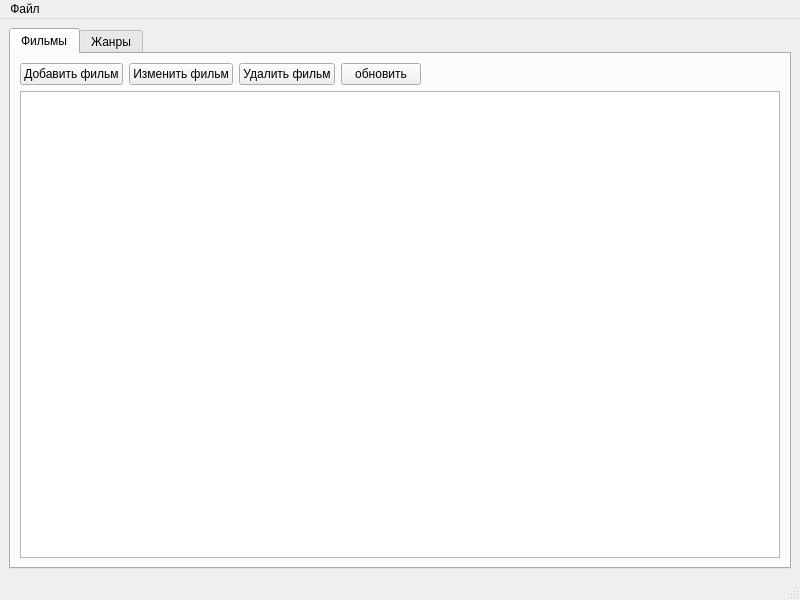
<?xml version="1.0" encoding="UTF-8"?>
<ui version="4.0">
 <class>MainWindow</class>
 <widget class="QMainWindow" name="MainWindow">
  <property name="geometry">
   <rect>
    <x>0</x>
    <y>0</y>
    <width>800</width>
    <height>600</height>
   </rect>
  </property>
  <property name="windowTitle">
   <string>Фильмотека</string>
  </property>
  <widget class="QWidget" name="centralwidget">
   <layout class="QVBoxLayout" name="verticalLayout">
    <item>
     <widget class="QTabWidget" name="tabWidget">
      <property name="currentIndex">
       <number>0</number>
      </property>
      <widget class="QWidget" name="filmsTab">
       <attribute name="title">
        <string>Фильмы</string>
       </attribute>
       <layout class="QVBoxLayout" name="verticalLayout_2">
        <item>
         <layout class="QHBoxLayout" name="horizontalLayout_2">
          <item>
           <widget class="QPushButton" name="addFilmButton">
            <property name="text">
             <string>Добавить фильм</string>
            </property>
           </widget>
          </item>
          <item>
           <widget class="QPushButton" name="editFilmButton">
            <property name="text">
             <string>Изменить фильм</string>
            </property>
           </widget>
          </item>
          <item>
           <widget class="QPushButton" name="deleteFilmButton">
            <property name="text">
             <string>Удалить фильм</string>
            </property>
           </widget>
          </item>
          <item>
           <widget class="QPushButton" name="pushButton">
            <property name="text">
             <string>обновить</string>
            </property>
           </widget>
          </item>
          <item>
           <spacer name="horizontalSpacer">
            <property name="orientation">
             <enum>Qt::Horizontal</enum>
            </property>
            <property name="sizeHint" stdset="0">
             <size>
              <width>40</width>
              <height>20</height>
             </size>
            </property>
           </spacer>
          </item>
         </layout>
        </item>
        <item>
         <widget class="QTableWidget" name="filmsTable"/>
        </item>
       </layout>
      </widget>
      <widget class="QWidget" name="genresTab">
       <attribute name="title">
        <string>Жанры</string>
       </attribute>
       <layout class="QVBoxLayout" name="verticalLayout_3">
        <item>
         <layout class="QHBoxLayout" name="horizontalLayout">
          <item>
           <widget class="QPushButton" name="addGenreButton">
            <property name="text">
             <string>Добавить жанр</string>
            </property>
           </widget>
          </item>
          <item>
           <widget class="QPushButton" name="editGenreButton">
            <property name="text">
             <string>Редактировать жанр</string>
            </property>
           </widget>
          </item>
          <item>
           <widget class="QPushButton" name="deleteGenreButton">
            <property name="text">
             <string>Удалить жанр</string>
            </property>
           </widget>
          </item>
          <item>
           <spacer name="horizontalSpacer_2">
            <property name="orientation">
             <enum>Qt::Horizontal</enum>
            </property>
            <property name="sizeHint" stdset="0">
             <size>
              <width>40</width>
              <height>20</height>
             </size>
            </property>
           </spacer>
          </item>
         </layout>
        </item>
        <item>
         <widget class="QTableWidget" name="genresTable"/>
        </item>
       </layout>
      </widget>
     </widget>
    </item>
   </layout>
  </widget>
  <widget class="QMenuBar" name="menubar">
   <property name="geometry">
    <rect>
     <x>0</x>
     <y>0</y>
     <width>800</width>
     <height>21</height>
    </rect>
   </property>
   <widget class="QMenu" name="menu">
    <property name="title">
     <string>Файл</string>
    </property>
    <addaction name="exitAction"/>
   </widget>
   <addaction name="menu"/>
  </widget>
  <widget class="QStatusBar" name="statusbar"/>
  <action name="exitAction">
   <property name="text">
    <string>Выход</string>
   </property>
  </action>
 </widget>
 <resources/>
 <connections/>
</ui>
